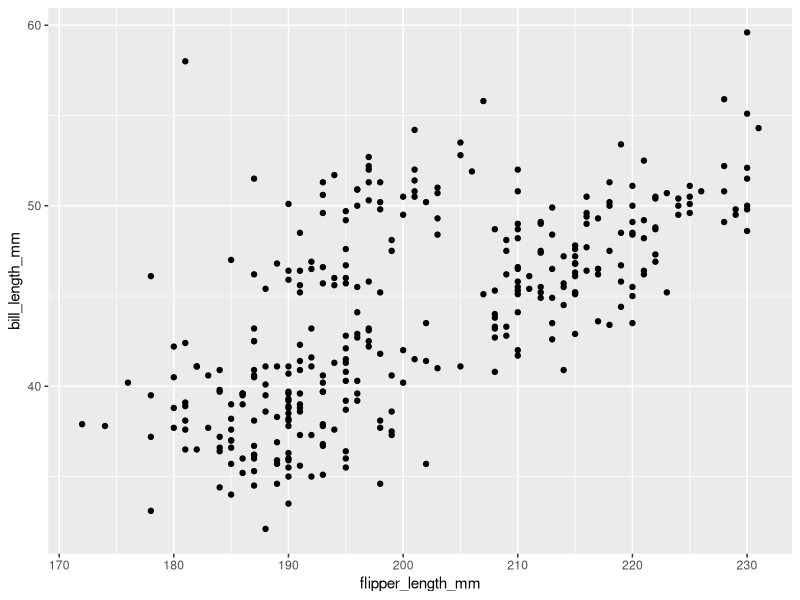
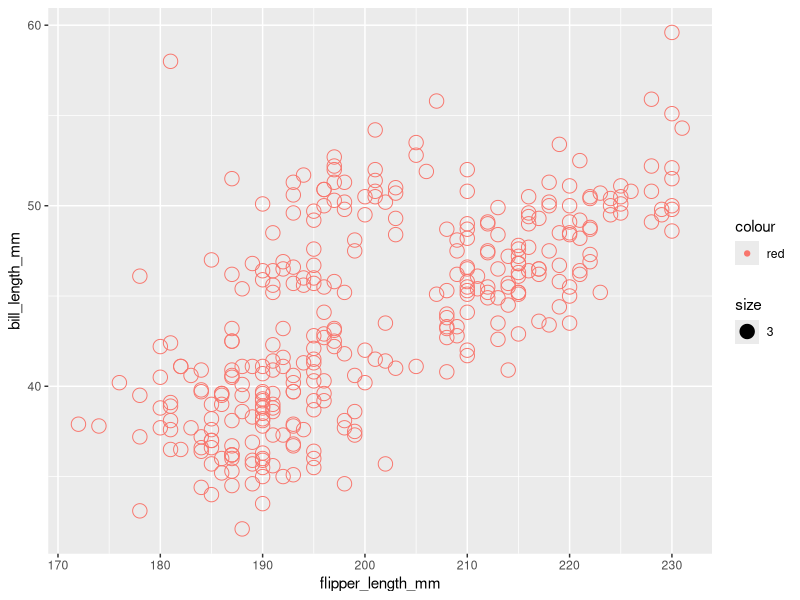
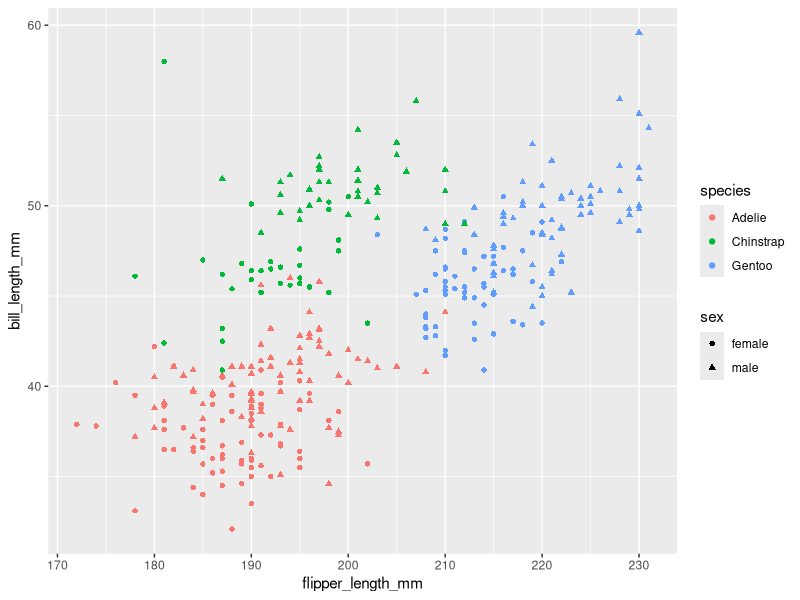
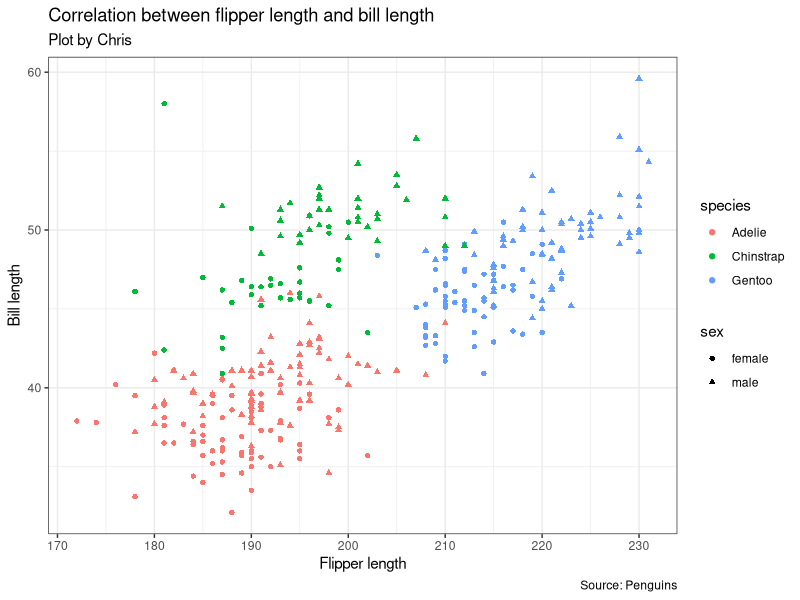
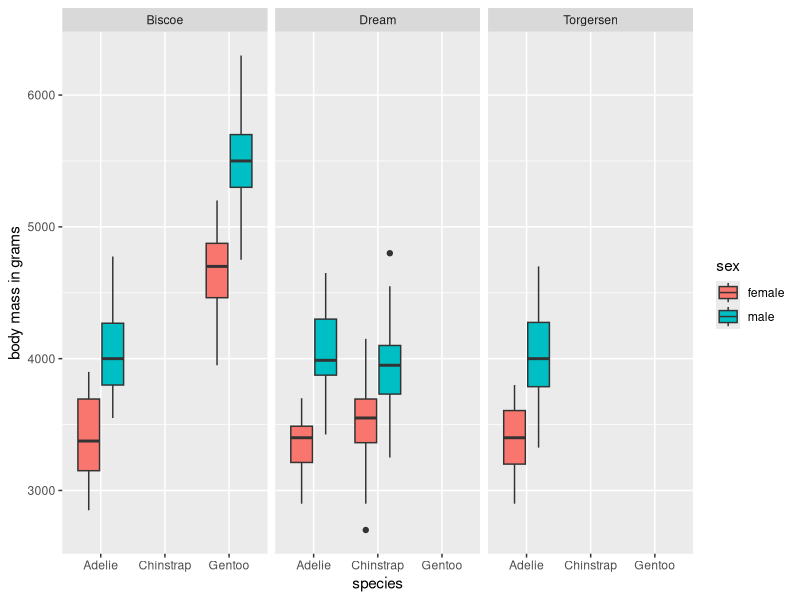
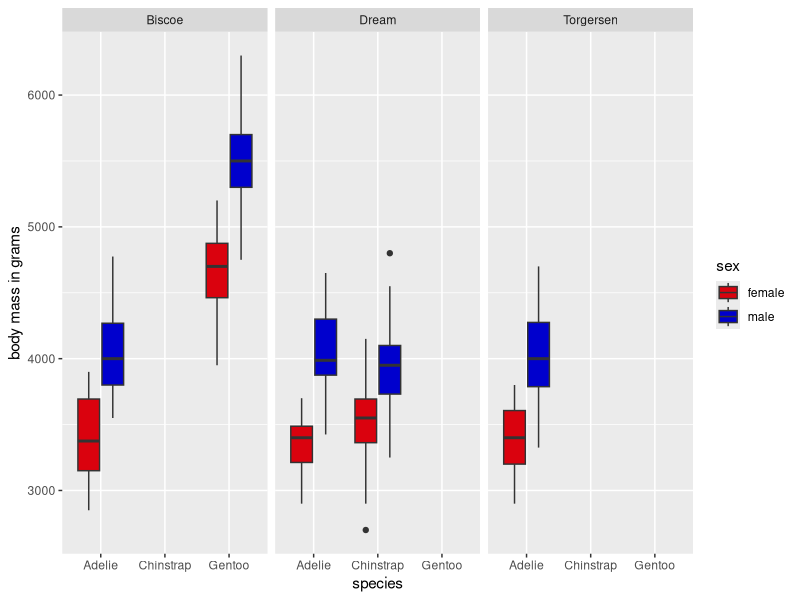

Write R code to recreate these figures, in order.
## ---- chunk 1
# Your code here
library(tidyverse)
library(palmerpenguins)
## ---- chunk 2

data("penguins")
head(penguins)
tail(penguins)
## ---- chunk 3
summary(penguins)
## ---- chunk 4
# Your code here to explore the penguins dataset
?penguins
## ---- chunk 5

# Your code here
library(palmerpenguins)
penguins <- na.omit(penguins)
data(penguins)
## ---- chunk 6
# Here your code
ggplot() +
  geom_point(data = penguins, aes(x = flipper_length_mm, y = bill_length_mm))
## ---- chunk 7

# Here your code
ggplot() +
  geom_point(data = penguins, aes(x = flipper_length_mm, y = bill_length_mm, color = "red", size = 3, shape = 1)) +
  scale_shape_identity()
## ---- chunk 8
# Here your code
ggplot() +
  geom_point(data = penguins, aes(x = flipper_length_mm, y = bill_length_mm, colour = species, shape = sex))
## ---- chunk 9
ggplot(penguins, aes(x = flipper_length_mm,
                     y = bill_length_mm,
                     colour = species,
                     shape = sex)) +
       labs(title = "Correlation between flipper length and bill length",
            subtitle = "Plot by Chris",
            x = "Flipper length",
            y = "Bill length",
            caption = "Source: Penguins") +
  geom_point() +
  theme_bw()
# Here your code
## ---- chunk 10
# Here your code
ggplot(penguins, aes(x = species,
                     y = body_mass_g,
                     fill = sex)) +
  labs(y = "body mass in grams") +
  geom_boxplot() +
  facet_wrap(~ island)

## ---- chunk 11
# Here your code
ggplot(penguins, aes(x = species,
                     y = body_mass_g,
                     fill = sex)) +
  labs(y = "body mass in grams") +
  geom_boxplot() +
  facet_wrap(~ island) +
  scale_fill_manual(values = c("#DA020E", "mediumblue"))


